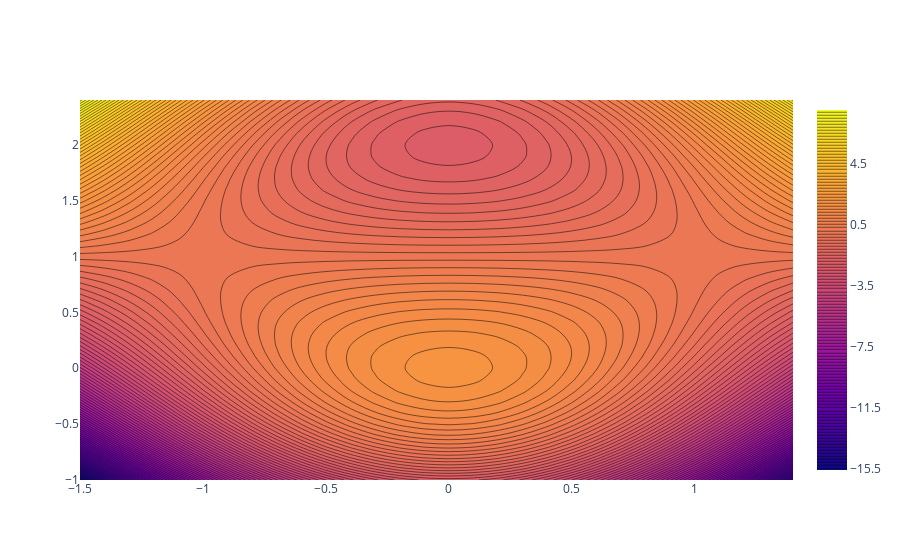

The notebook cell saved with this chart:
### Markdown cell above
# Week 6 Homework Solutions

### Code cell
import plotly.graph_objects as go
import numpy as np

X0 = np.arange(-1.5, 1.5, 0.1)
Y0 = np.arange(-1, 2.5, 0.1)
X, Y = np.meshgrid(X0, Y0)

Z = Y**3 + 3 * X**2*Y -3 * X**2 - 3 * Y**2 + 2


fig = go.Figure(data=go.Contour(z=Z,x=X0, y=Y0, contours=dict(
            type="levels", 
            start=Z.min(),
            end=Z.max(),
            size=0.2)))

fig.show()

### Figure 1 — Plotly figure (JSON) as saved in the notebook; plotly's stock layout.template omitted (floating-point values rounded to 4 significant figures; data arrays with more than 128 entries replaced by an {"elided": "..."} marker saying what was removed)
{"data": [{"contours": {"end": 7.994, "size": 0.2, "start": -15.5, "type": "levels"}, "type": "contour", "x": [-1.5, -1.4, -1.3, -1.2, -1.1, -1.0, -0.9, -0.8, -0.7, -0.6, -0.5, -0.4, -0.3, -0.2, -0.1, 1.332e-15, 0.1, 0.2, 0.3, 0.4, 0.5, 0.6, 0.7, 0.8, 0.9, 1.0, 1.1, 1.2, 1.3, 1.4], "y": [-1, -0.9, -0.8, -0.7, -0.6, -0.5, -0.4, -0.3, -0.2, -0.1, -2.22e-16, 0.1, 0.2, 0.3, 0.4, 0.5, 0.6, 0.7, 0.8, 0.9, 1.0, 1.1, 1.2, 1.3, 1.4, 1.5, 1.6, 1.7, 1.8, 1.9, 2.0, 2.1, 2.2, 2.3, 2.4], "z": {"elided": "35x30 float values"}}], "layout": {}}
